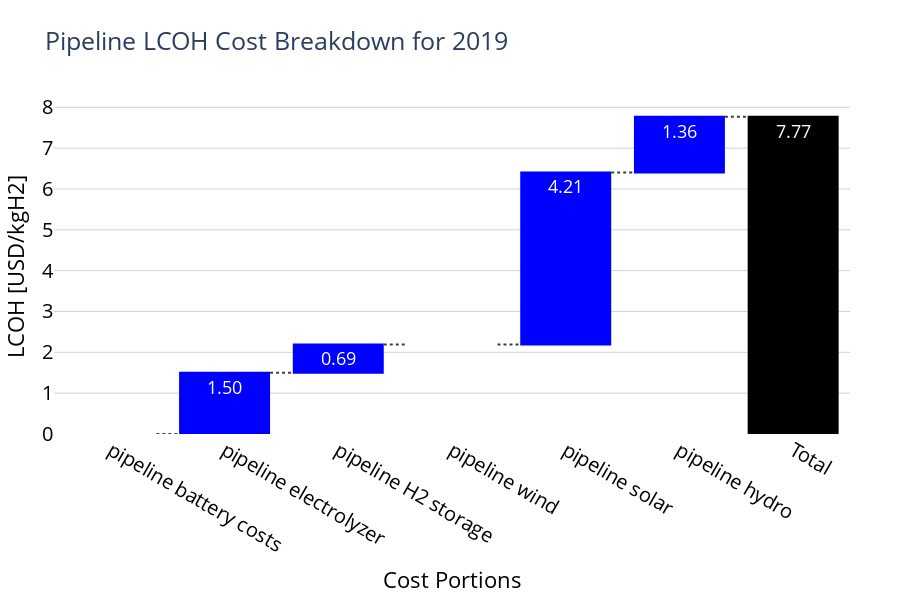
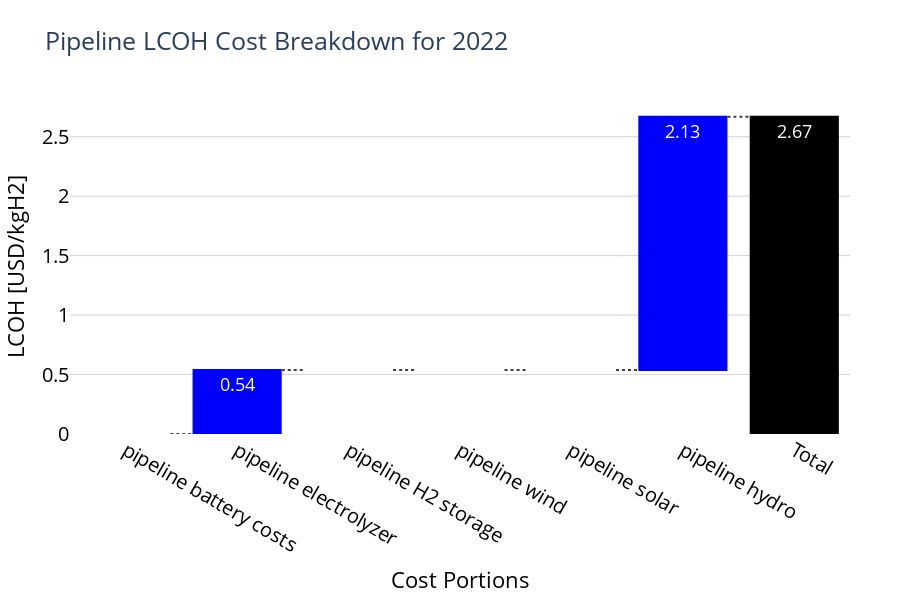
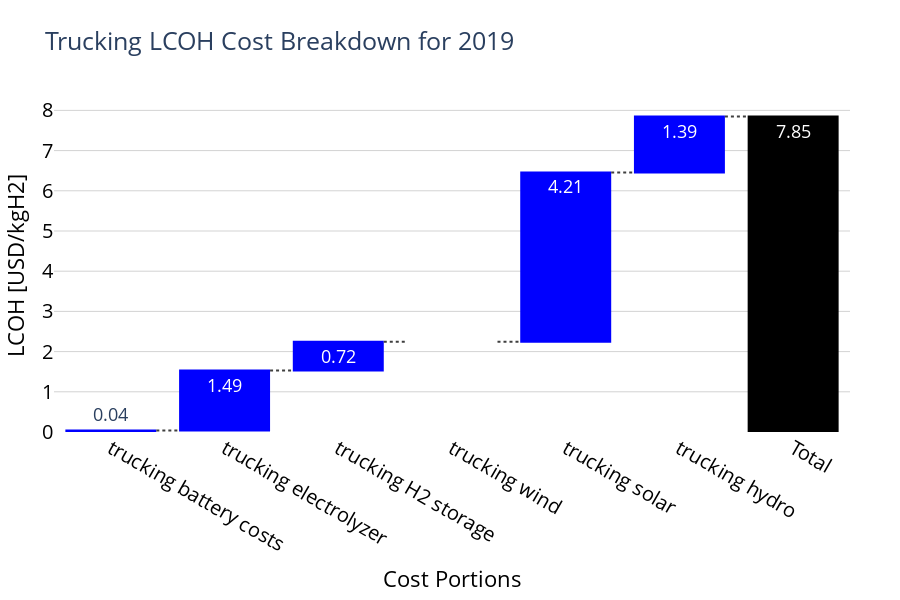
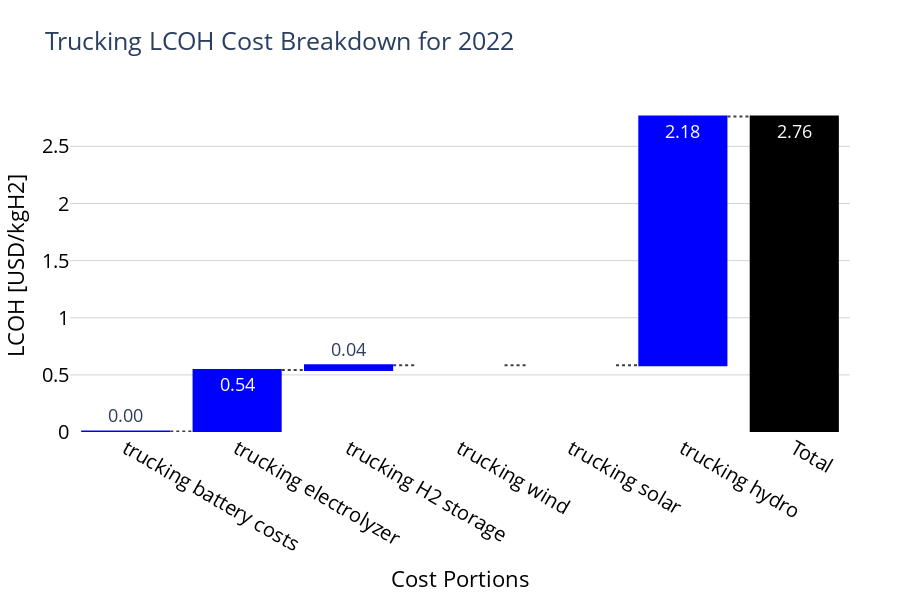

Source (notebook cell) for these figures, in order:
### Code cell
import plotly.graph_objects as go

# Function to generate a waterfall chart with the updated design
def generate_waterfall_chart(gdf, year, transport_type):
    # Find the min-cost hexagon in the pipeline or trucking data
    min_hexagon = gdf.loc[gdf[f'Vientiane {transport_type} production cost'].idxmin()]

    # Define the columns for the cost breakdown
    columns = [
        f'Vientiane LCOH - {transport_type} battery costs portion',
        f'Vientiane LCOH - {transport_type} electrolyzer portion',
        f'Vientiane LCOH - {transport_type} H2 storage portion',
        f'Vientiane LCOH - {transport_type} wind portion',
        f'Vientiane LCOH - {transport_type} solar portion',
        f'Vientiane LCOH - {transport_type} hydro portion'
    ]

    # Extract the actual cost values from the selected hexagon
    cost_values = {col: min_hexagon[col] for col in columns}

    # Calculate total LCOH cost for the transport method
    total_cost = min_hexagon[f'Vientiane {transport_type} production cost']

    # Create lists for the waterfall chart
    measures = ["relative"] * len(columns) + ["total"]
    labels = [col.split(" - ")[1].replace(f' {transport_type}', '').replace(' portion', '') for col in columns] + ["Total"]
    values = list(cost_values.values()) + [0]  # 0 for total, as it will be auto-calculated
    texts = [f"{value:.2f}" for value in cost_values.values()] + [f"{total_cost:.2f}"]

    # Create the waterfall chart with improved aesthetics
    fig = go.Figure(go.Waterfall(
        name="LCOH Cost Breakdown",  # Removed transport type from title
        orientation="v",
        measure=measures,
        x=labels,
        y=values,
        text=texts,
        connector={"line": {"color": "rgb(63, 63, 63)", "dash": "dot"}},
        increasing={"marker": {"color": "#0000ff"}},  # Blue color for increasing
        decreasing={"marker": {"color": "#ff7f0e"}},  # Orange color for decreasing
        totals={"marker": {"color": "#000000"}}  # Black color for total
    ))

    # Update layout to increase font sizes and improve the overall look
    fig.update_layout(
        title=f"{transport_type.capitalize()} LCOH Cost Breakdown for {year}",
        xaxis_title="Cost Portions",
        yaxis_title="LCOH [USD/kgH2]",
        xaxis=dict(
            tickfont=dict(color='black', size=20),  # Increased x-axis tick labels font size
            titlefont=dict(color='black', size=22),  # Increased x-axis title font size
        ),
        yaxis=dict(
            tickfont=dict(color='black', size=20),  # Increased y-axis tick labels font size
            titlefont=dict(color='black', size=22),  # Increased y-axis title font size
            showgrid=True,
            gridcolor='lightgrey'  # Light grey grid lines for y-axis
        ),
        plot_bgcolor='white',  # Set plot background color to white
        showlegend=False,
        width=900,
        height=600,
        font=dict(size=18),  # General font size increase
        margin=dict(l=50, r=50, t=100, b=50)
    )

    # Show the plot
    fig.show()

# Generate waterfall charts for 2019 and 2022 for both pipeline and trucking
generate_waterfall_chart(gdf_2019, 2019, 'pipeline')
generate_waterfall_chart(gdf_2022, 2022, 'pipeline')

# You can also do it for trucking if you want, just call the function with 'trucking'
generate_waterfall_chart(gdf_2019, 2019, 'trucking')
generate_waterfall_chart(gdf_2022, 2022, 'trucking')

### Figure 1 — Plotly figure (JSON) as saved in the notebook; plotly's stock layout.template omitted (floating-point values rounded to 4 significant figures)
{"data": [{"connector": {"line": {"color": "rgb(63, 63, 63)", "dash": "dot"}}, "decreasing": {"marker": {"color": "#ff7f0e"}}, "increasing": {"marker": {"color": "#0000ff"}}, "measure": ["relative", "relative", "relative", "relative", "relative", "relative", "total"], "name": "LCOH Cost Breakdown", "orientation": "v", "text": ["0.00", "1.50", "0.69", "0.00", "4.21", "1.36", "7.77"], "totals": {"marker": {"color": "#000000"}}, "type": "waterfall", "x": ["pipeline battery costs", "pipeline electrolyzer", "pipeline H2 storage", "pipeline wind", "pipeline solar", "pipeline hydro", "Total"], "y": [0, 1.501, 0.6909, 0, 4.214, 1.364, 0]}], "layout": {"font": {"size": 18}, "height": 600, "margin": {"b": 50, "l": 50, "r": 50, "t": 100}, "plot_bgcolor": "white", "showlegend": false, "title": {"text": "Pipeline LCOH Cost Breakdown for 2019"}, "width": 900, "xaxis": {"tickfont": {"color": "black", "size": 20}, "title": {"font": {"color": "black", "size": 22}, "text": "Cost Portions"}}, "yaxis": {"gridcolor": "lightgrey", "showgrid": true, "tickfont": {"color": "black", "size": 20}, "title": {"font": {"color": "black", "size": 22}, "text": "LCOH [USD/kgH2]"}}}}

### Figure 2 — Plotly figure (JSON) as saved in the notebook; plotly's stock layout.template omitted (floating-point values rounded to 4 significant figures)
{"data": [{"connector": {"line": {"color": "rgb(63, 63, 63)", "dash": "dot"}}, "decreasing": {"marker": {"color": "#ff7f0e"}}, "increasing": {"marker": {"color": "#0000ff"}}, "measure": ["relative", "relative", "relative", "relative", "relative", "relative", "total"], "name": "LCOH Cost Breakdown", "orientation": "v", "text": ["0.00", "0.54", "0.00", "0.00", "0.00", "2.13", "2.67"], "totals": {"marker": {"color": "#000000"}}, "type": "waterfall", "x": ["pipeline battery costs", "pipeline electrolyzer", "pipeline H2 storage", "pipeline wind", "pipeline solar", "pipeline hydro", "Total"], "y": [0, 0.5372, 0, 0, 0, 2.131, 0]}], "layout": {"font": {"size": 18}, "height": 600, "margin": {"b": 50, "l": 50, "r": 50, "t": 100}, "plot_bgcolor": "white", "showlegend": false, "title": {"text": "Pipeline LCOH Cost Breakdown for 2022"}, "width": 900, "xaxis": {"tickfont": {"color": "black", "size": 20}, "title": {"font": {"color": "black", "size": 22}, "text": "Cost Portions"}}, "yaxis": {"gridcolor": "lightgrey", "showgrid": true, "tickfont": {"color": "black", "size": 20}, "title": {"font": {"color": "black", "size": 22}, "text": "LCOH [USD/kgH2]"}}}}

### Figure 3 — Plotly figure (JSON) as saved in the notebook; plotly's stock layout.template omitted (floating-point values rounded to 4 significant figures)
{"data": [{"connector": {"line": {"color": "rgb(63, 63, 63)", "dash": "dot"}}, "decreasing": {"marker": {"color": "#ff7f0e"}}, "increasing": {"marker": {"color": "#0000ff"}}, "measure": ["relative", "relative", "relative", "relative", "relative", "relative", "total"], "name": "LCOH Cost Breakdown", "orientation": "v", "text": ["0.04", "1.49", "0.72", "0.00", "4.21", "1.39", "7.85"], "totals": {"marker": {"color": "#000000"}}, "type": "waterfall", "x": ["trucking battery costs", "trucking electrolyzer", "trucking H2 storage", "trucking wind", "trucking solar", "trucking hydro", "Total"], "y": [0.04016, 1.487, 0.7166, 0, 4.212, 1.389, 0]}], "layout": {"font": {"size": 18}, "height": 600, "margin": {"b": 50, "l": 50, "r": 50, "t": 100}, "plot_bgcolor": "white", "showlegend": false, "title": {"text": "Trucking LCOH Cost Breakdown for 2019"}, "width": 900, "xaxis": {"tickfont": {"color": "black", "size": 20}, "title": {"font": {"color": "black", "size": 22}, "text": "Cost Portions"}}, "yaxis": {"gridcolor": "lightgrey", "showgrid": true, "tickfont": {"color": "black", "size": 20}, "title": {"font": {"color": "black", "size": 22}, "text": "LCOH [USD/kgH2]"}}}}

### Figure 4 — Plotly figure (JSON) as saved in the notebook; plotly's stock layout.template omitted (floating-point values rounded to 4 significant figures)
{"data": [{"connector": {"line": {"color": "rgb(63, 63, 63)", "dash": "dot"}}, "decreasing": {"marker": {"color": "#ff7f0e"}}, "increasing": {"marker": {"color": "#0000ff"}}, "measure": ["relative", "relative", "relative", "relative", "relative", "relative", "total"], "name": "LCOH Cost Breakdown", "orientation": "v", "text": ["0.00", "0.54", "0.04", "0.00", "0.00", "2.18", "2.76"], "totals": {"marker": {"color": "#000000"}}, "type": "waterfall", "x": ["trucking battery costs", "trucking electrolyzer", "trucking H2 storage", "trucking wind", "trucking solar", "trucking hydro", "Total"], "y": [0.00472, 0.5378, 0.04221, 0, 0, 2.176, 0]}], "layout": {"font": {"size": 18}, "height": 600, "margin": {"b": 50, "l": 50, "r": 50, "t": 100}, "plot_bgcolor": "white", "showlegend": false, "title": {"text": "Trucking LCOH Cost Breakdown for 2022"}, "width": 900, "xaxis": {"tickfont": {"color": "black", "size": 20}, "title": {"font": {"color": "black", "size": 22}, "text": "Cost Portions"}}, "yaxis": {"gridcolor": "lightgrey", "showgrid": true, "tickfont": {"color": "black", "size": 20}, "title": {"font": {"color": "black", "size": 22}, "text": "LCOH [USD/kgH2]"}}}}
